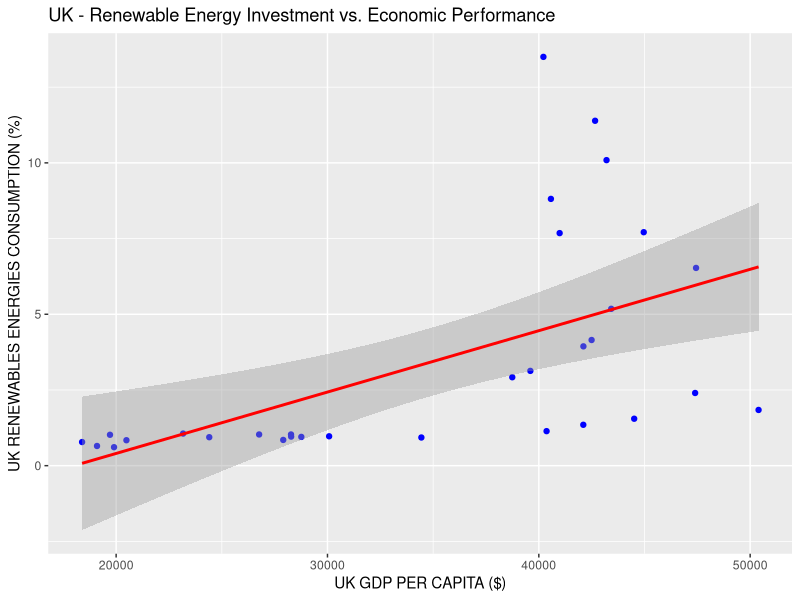

Source code (R):
if (!require(ggplot2)) {
    install.packages("ggplot2")
    library(ggplot2)
  }
  
  if (!require(dplyr)) {
    install.packages("dplyr")
    library(dplyr)
  }
  
  # Sample data creation
  data <- data.frame(
    Variable1 = c(19095.467, 19900.7267, 20487.1708, 18389.0196,
                  19709.2381, 23168.953, 24406.4003, 26766.0056,
                  28274.5045, 28762.0914, 28280.9268, 27906.5695,
                  30077.7414, 34442.6875, 40366.8887, 42104.7884,
                  44512.459, 50397.6855, 47396.1202, 38744.1317, 
                  39598.9571, 42109.6419, 42497.3405, 43426.2981,
                  47439.6166, 44964.3911, 40985.2351, 40572.1215, 
                  43203.8141, 42662.5354, 40217.009),
    Variable2 = c(0.65, 0.61, 0.84, 0.78, 1.02, 1.06, 0.94, 1.03, 1.03,
                  0.95, 0.96, 0.85, 0.97, 0.93, 1.14, 1.35, 1.55, 1.84,
                  2.4, 2.92, 3.13, 3.94, 4.15, 5.18, 6.53, 7.71, 7.68, 8.81,
                  10.09, 11.39, 13.5)
  )
  
  # Fit a linear model
  model <- lm(Variable2 ~ Variable1, data = data)
  
  # Plot the data and the regression line
  ggplot(data, aes(x = Variable1, y = Variable2)) +
    geom_point(color = 'blue') +  # Scatter plot of the data
    geom_smooth(method = 'lm', color = 'red') +  # Regression line
    labs(title = "UK - Renewable Energy Investment vs. Economic Performance",
         x = "UK GDP PER CAPITA ($)",
         y = "UK RENEWABLES ENERGIES CONSUMPTION (%)")
  